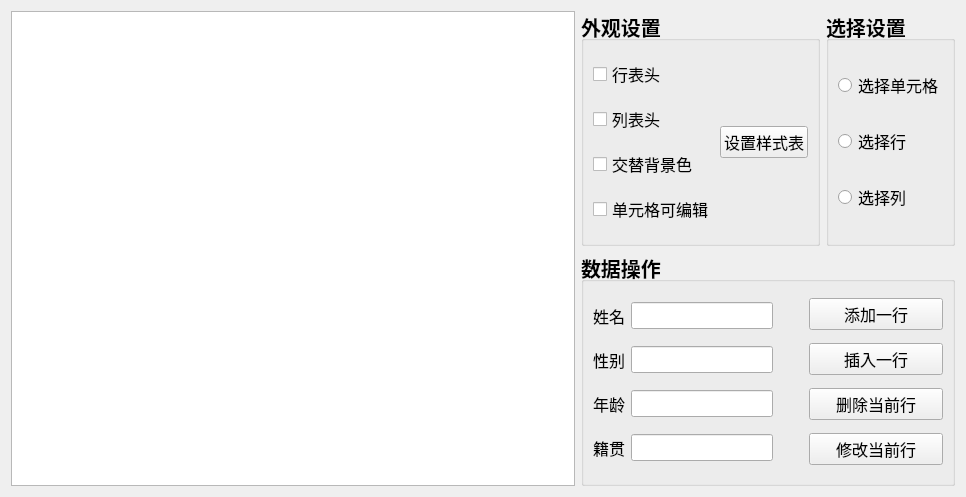
<?xml version="1.0" encoding="UTF-8"?>
<ui version="4.0">
 <class>MyWidget</class>
 <widget class="QWidget" name="MyWidget">
  <property name="geometry">
   <rect>
    <x>0</x>
    <y>0</y>
    <width>966</width>
    <height>497</height>
   </rect>
  </property>
  <property name="windowTitle">
   <string>表格控件-QTableWidget</string>
  </property>
  <layout class="QHBoxLayout" name="horizontalLayout_4">
   <item>
    <widget class="QTableWidget" name="twStudent">
     <property name="alternatingRowColors">
      <bool>true</bool>
     </property>
    </widget>
   </item>
   <item>
    <layout class="QVBoxLayout" name="verticalLayout_3">
     <item>
      <layout class="QHBoxLayout" name="horizontalLayout_3">
       <item>
        <widget class="QGroupBox" name="groupBox_2">
         <property name="font">
          <font>
           <pointsize>15</pointsize>
           <bold>true</bold>
          </font>
         </property>
         <property name="title">
          <string>外观设置</string>
         </property>
         <layout class="QHBoxLayout" name="horizontalLayout">
          <item>
           <layout class="QVBoxLayout" name="verticalLayout">
            <item>
             <widget class="QCheckBox" name="cboHHeader">
              <property name="font">
               <font>
                <pointsize>12</pointsize>
                <bold>false</bold>
               </font>
              </property>
              <property name="text">
               <string>行表头</string>
              </property>
             </widget>
            </item>
            <item>
             <widget class="QCheckBox" name="cboVHeader">
              <property name="font">
               <font>
                <pointsize>12</pointsize>
                <bold>false</bold>
               </font>
              </property>
              <property name="text">
               <string>列表头</string>
              </property>
             </widget>
            </item>
            <item>
             <widget class="QCheckBox" name="cboAlternate">
              <property name="font">
               <font>
                <pointsize>12</pointsize>
                <bold>false</bold>
               </font>
              </property>
              <property name="text">
               <string>交替背景色</string>
              </property>
             </widget>
            </item>
            <item>
             <widget class="QCheckBox" name="cboEditCell">
              <property name="font">
               <font>
                <pointsize>12</pointsize>
                <bold>false</bold>
               </font>
              </property>
              <property name="text">
               <string>单元格可编辑</string>
              </property>
             </widget>
            </item>
           </layout>
          </item>
          <item>
           <widget class="QPushButton" name="btnStyleSheet">
            <property name="font">
             <font>
              <pointsize>12</pointsize>
              <bold>false</bold>
             </font>
            </property>
            <property name="text">
             <string>设置样式表</string>
            </property>
           </widget>
          </item>
         </layout>
        </widget>
       </item>
       <item>
        <widget class="QGroupBox" name="groupBox_3">
         <property name="font">
          <font>
           <pointsize>15</pointsize>
           <bold>true</bold>
          </font>
         </property>
         <property name="title">
          <string>选择设置</string>
         </property>
         <layout class="QVBoxLayout" name="verticalLayout_2">
          <item>
           <widget class="QRadioButton" name="rbCell">
            <property name="font">
             <font>
              <pointsize>12</pointsize>
              <bold>false</bold>
             </font>
            </property>
            <property name="text">
             <string>选择单元格</string>
            </property>
           </widget>
          </item>
          <item>
           <widget class="QRadioButton" name="rbRow">
            <property name="font">
             <font>
              <pointsize>12</pointsize>
              <bold>false</bold>
             </font>
            </property>
            <property name="text">
             <string>选择行</string>
            </property>
           </widget>
          </item>
          <item>
           <widget class="QRadioButton" name="rbCol">
            <property name="font">
             <font>
              <pointsize>12</pointsize>
              <bold>false</bold>
             </font>
            </property>
            <property name="text">
             <string>选择列</string>
            </property>
           </widget>
          </item>
         </layout>
        </widget>
       </item>
      </layout>
     </item>
     <item>
      <widget class="QGroupBox" name="groupBox">
       <property name="font">
        <font>
         <pointsize>15</pointsize>
         <bold>true</bold>
        </font>
       </property>
       <property name="title">
        <string>数据操作</string>
       </property>
       <layout class="QHBoxLayout" name="horizontalLayout_2">
        <item>
         <layout class="QGridLayout" name="gridLayout">
          <item row="0" column="0">
           <widget class="QLabel" name="label">
            <property name="font">
             <font>
              <pointsize>12</pointsize>
              <bold>false</bold>
             </font>
            </property>
            <property name="text">
             <string>姓名</string>
            </property>
           </widget>
          </item>
          <item row="0" column="1">
           <widget class="QLineEdit" name="leName">
            <property name="sizePolicy">
             <sizepolicy hsizetype="Fixed" vsizetype="Fixed">
              <horstretch>0</horstretch>
              <verstretch>0</verstretch>
             </sizepolicy>
            </property>
            <property name="font">
             <font>
              <pointsize>12</pointsize>
              <bold>false</bold>
             </font>
            </property>
           </widget>
          </item>
          <item row="1" column="0">
           <widget class="QLabel" name="label_2">
            <property name="font">
             <font>
              <pointsize>12</pointsize>
              <bold>false</bold>
             </font>
            </property>
            <property name="text">
             <string>性别</string>
            </property>
           </widget>
          </item>
          <item row="1" column="1">
           <widget class="QLineEdit" name="leGender">
            <property name="sizePolicy">
             <sizepolicy hsizetype="Fixed" vsizetype="Fixed">
              <horstretch>0</horstretch>
              <verstretch>0</verstretch>
             </sizepolicy>
            </property>
            <property name="font">
             <font>
              <pointsize>12</pointsize>
              <bold>false</bold>
             </font>
            </property>
           </widget>
          </item>
          <item row="2" column="0">
           <widget class="QLabel" name="label_3">
            <property name="font">
             <font>
              <pointsize>12</pointsize>
              <bold>false</bold>
             </font>
            </property>
            <property name="text">
             <string>年龄</string>
            </property>
           </widget>
          </item>
          <item row="2" column="1">
           <widget class="QLineEdit" name="leAge">
            <property name="sizePolicy">
             <sizepolicy hsizetype="Fixed" vsizetype="Fixed">
              <horstretch>0</horstretch>
              <verstretch>0</verstretch>
             </sizepolicy>
            </property>
            <property name="font">
             <font>
              <pointsize>12</pointsize>
              <bold>false</bold>
             </font>
            </property>
           </widget>
          </item>
          <item row="3" column="0">
           <widget class="QLabel" name="label_4">
            <property name="font">
             <font>
              <pointsize>12</pointsize>
              <bold>false</bold>
             </font>
            </property>
            <property name="text">
             <string>籍贯</string>
            </property>
           </widget>
          </item>
          <item row="3" column="1">
           <widget class="QLineEdit" name="leProvince">
            <property name="sizePolicy">
             <sizepolicy hsizetype="Fixed" vsizetype="Fixed">
              <horstretch>0</horstretch>
              <verstretch>0</verstretch>
             </sizepolicy>
            </property>
            <property name="font">
             <font>
              <pointsize>12</pointsize>
              <bold>false</bold>
             </font>
            </property>
           </widget>
          </item>
         </layout>
        </item>
        <item>
         <layout class="QVBoxLayout" name="verticalLayout_4">
          <property name="leftMargin">
           <number>30</number>
          </property>
          <item>
           <widget class="QPushButton" name="btnAppend">
            <property name="font">
             <font>
              <pointsize>12</pointsize>
              <bold>false</bold>
             </font>
            </property>
            <property name="text">
             <string>添加一行</string>
            </property>
           </widget>
          </item>
          <item>
           <widget class="QPushButton" name="btnInsert">
            <property name="font">
             <font>
              <pointsize>12</pointsize>
              <bold>false</bold>
             </font>
            </property>
            <property name="text">
             <string>插入一行</string>
            </property>
           </widget>
          </item>
          <item>
           <widget class="QPushButton" name="btnDelete">
            <property name="font">
             <font>
              <pointsize>12</pointsize>
              <bold>false</bold>
             </font>
            </property>
            <property name="text">
             <string>删除当前行</string>
            </property>
           </widget>
          </item>
          <item>
           <widget class="QPushButton" name="btnModify">
            <property name="font">
             <font>
              <pointsize>12</pointsize>
              <bold>false</bold>
             </font>
            </property>
            <property name="text">
             <string>修改当前行</string>
            </property>
           </widget>
          </item>
         </layout>
        </item>
       </layout>
      </widget>
     </item>
    </layout>
   </item>
  </layout>
 </widget>
 <resources/>
 <connections/>
</ui>
